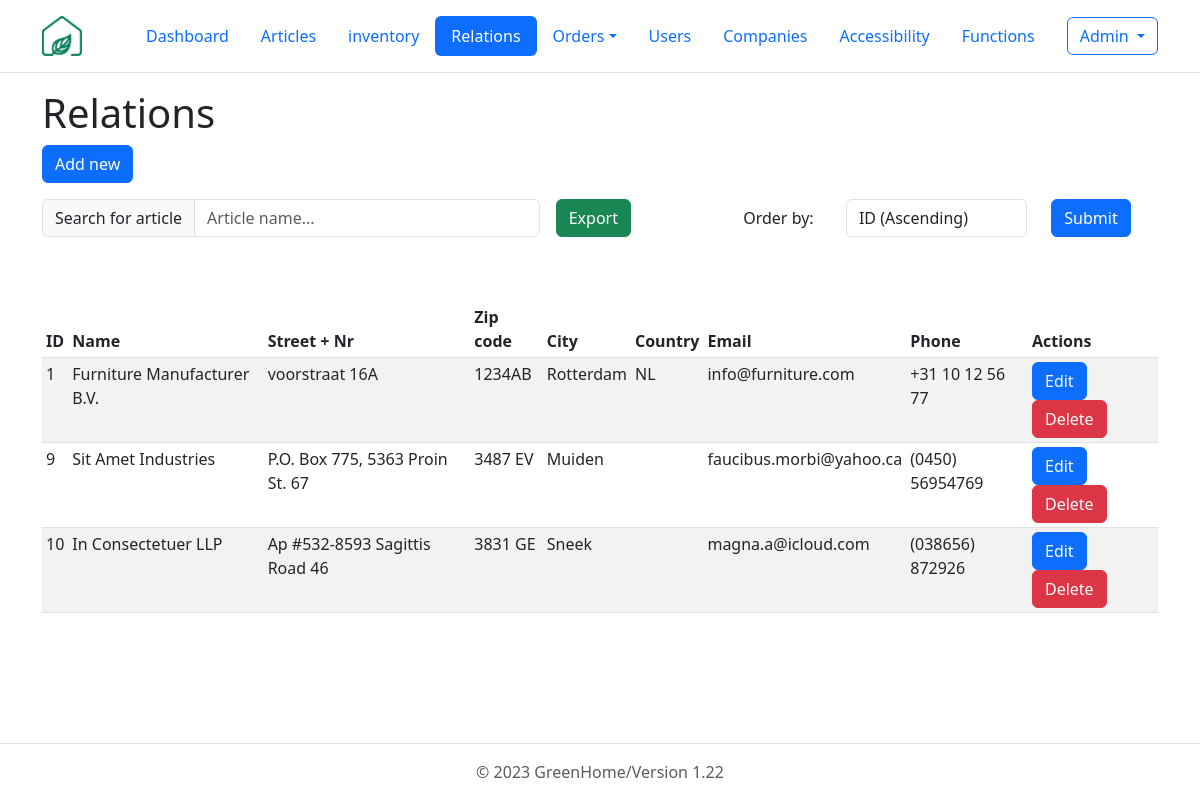
Screenshot of /php/relations/GUI_relations.php (signed in) with the database file from the repository.
### tables this page shows
CREATE TABLE relations (
  id int(10) NOT NULL, 
  name varchar(255) NOT NULL, 
  street varchar(255) NOT NULL, 
  house_nr varchar(10), 
  zip_code varchar(50) NOT NULL, 
  city varchar(255) NOT NULL, 
  country_code char(2) NOT NULL, 
  email_adress varchar(255) NOT NULL, 
  phone_number varchar(22) NOT NULL 
);

### php/relations/GUI_relations.php (the view, shortened to what this page needs)
<?php
require_once '../include/db_connect.php';
?>
<!DOCTYPE html>
<html lang="en" class="h-100" data-bs-theme="light">
<head>
  <link href="https://cdn.jsdelivr.net/npm/bootstrap@5.3.0-alpha1/dist/css/bootstrap.min.css" rel="stylesheet">
</head>
<body class="d-flex flex-column h-100">
  <header class="p-3 mb-3 border-bottom">
    <div class="container">
      <div class="d-flex flex-wrap align-items-center justify-content-center justify-content-lg-start">
        <a href="../../dashboard.php" class="d-flex align-items-center mb-2 mb-lg-0 text-dark text-decoration-none me-5">
          <img src="../../images/logo.png" alt="company logo" srcset="" width="40" height="40">
        </a>
        <ul class="nav col-12 col-lg-auto me-lg-auto mb-2 justify-content-center mb-md-0 nav-pills">
          <li class="nav-item"><a href="../../dashboard.php" class="nav-link">Dashboard</a></li>
          <li class="nav-item"><a href="../articles/GUI_articles.php" class="nav-link" >Articles</a></li>
          <li class="nav-item"><a href="../stock/GUI_stock.php" class="nav-link" aria-current="page" >inventory</a></li>
          <li class="nav-item"><a href="../relations/GUI_relations.php" class="nav-link active" aria-current="page" >Relations</a></li>
          <li class="nav-item dropdown">
            <a class="nav-link dropdown-toggle" data-bs-toggle="dropdown" href="#" role="button" aria-expanded="false">Orders</a>
          </li>
          <li class="nav-item"><a href="../users/GUI_users.php" class="nav-link">Users</a></li>
          <li class="nav-item "><a class="nav-link" href="../companies/GUI_companies.php">Companies</a></li>
          <li class="nav-item "><a class="nav-link" href="../accessibilities/GUI_accessibilities.php">Accessibility</a></li>
          <li class="nav-item "><a  href="../functions/GUI_functions.php" class="nav-link">Functions</a></li>
        </ul>
        <?php
          if(isset($_SESSION['user_id'])):?>
            <div class='dropdown text-end'>
              <button class="btn btn-outline-primary dropdown-toggle" type="button" data-bs-toggle="dropdown" aria-expanded="false">
              <?=$_SESSION['user_name']?>
              </button>
            </div>
          <?php else :?>
            <div class='nav-item ml-auto'>
            <a href='../users/GUI_login.php' class='btn btn-outline-primary'>Login</a>
            </div>
          <?php endif;?>
      </div>
    </div>
  </header>
  <div class="container">
    <h1>Relations</h1>
    <button class='btn btn-primary' data-bs-toggle='modal' data-bs-target='#newRelationModal'>Add new</button>
  </div>
  <div class="container">
    <div class="d-flex align-items-center mb-5">
      <div class="input-group my-3 me-3">
        <span class="input-group-text" id="tableSearchBar">Search for article</span>
        <input type="text" class="form-control" id="searchInput" placeholder="Article name..." aria-label="articlename" aria-describedby="tableSearchBar" onkeyup="tableSearch()">
      </div>
      <a href="../include/exportData.php?report=exportRelations" class="btn btn-success my-3">Export</a>
      <div class="container d-flex align-items-center justify-content-end my-3 me-3">
      <form method="get">
        <div class="form-group row align-items-center">
          <label for="order_by" class="col-sm-3 col-form-label">Order by:</label>
          <div class="col-sm-6">
            <select class="form-control" id="order_by" name="order_by">
              <option value="id_asc">ID (Ascending)</option>
            </select>
          </div>
          <div class="col-sm-3">
            <button type="submit" class="btn btn-primary">Submit</button>
          </div>
        </div>
      </form>
    </div>
    </div>
    <table class="table table-striped table-sm" id="table">
      <thead>
        <tr>
          <th>ID</th>
          <th>Name</th>
          <th>Street + Nr</th>
          <th>Zip code</th>
          <th>City</th>
          <th>Country</th>
          <th>Email</th>
          <th>Phone</th>
          <th>Actions</th>
        </tr>
      </thead>
      <tbody>
      <?php
      $records_per_page = 25;
      $current_page = isset($_GET['page']) && is_numeric($_GET['page']) ? (int)$_GET['page'] : 1;
      $offset = ($current_page - 1) * $records_per_page;
      if(isset($_GET["order_by"])){
        $get_order_by = $_GET["order_by"];
        switch($get_order_by) {
          case "country_code_asc":
            $order_by = "country_code ASC";
            break;
          case "country_code_desc":
            $order_by = "country_code DESC";
            break;
          case "id_asc":
            $order_by = "id ASC";
            break;
          case "id_desc":
            $order_by = "id DESC";
            break;
          default:
            $order_by = "id ASC";
        }
      } else {
        $order_by = "id ASC";
      }
      $sql = "SELECT `id`, `name`, CONCAT(street, ' ', house_nr) AS 'address', `zip_code`, `city`, `country_code`, `email_adress`, `phone_number` FROM `relations`
      ORDER BY $order_by
      LIMIT $records_per_page
      OFFSET $offset;";
      $result = $connection->query($sql);
      while($row = $result->fetch_assoc()) {
        echo "<tr>
        <td>$row[id]</td>
        <td>$row[name]</td>
        <td>$row[address]</td>
        <td>$row[zip_code]</td>
        <td>$row[city]</td>
        <td>$row[country_code]</td>
        <td>$row[email_adress]</td>
        <td>$row[phone_number]</td>
        <td>
        <a class='btn btn-primary' href='GUI_relationEditor.php?id=$row[id]'>Edit</a>
        <a class='btn btn-danger' href='controller_relation.php?action=delete&id=$row[id]'>Delete</a>
        </td>
        </tr>";
      }
      ?>
      </tbody>
    </table>
  </div>
</body>
<?php
  require_once '..\include\footer.php'?>
</html>

### rows the page displays
relations: id "1", name "Furniture Manufacturer B.V.", row "voorstraat 16A", zip_code "1234AB", city "Rotterdam", country_code "NL", email_adress "info@furniture.com", phone_number "+31 10 12 56 77"
relations: id "9", name "Sit Amet Industries", row "P.O. Box 775, 5363 Proin St. 67", zip_code "3487 EV", city "Muiden", email_adress "faucibus.morbi@yahoo.ca", phone_number "(0450) 56954769"
relations: id "10", name "In Consectetuer LLP", row "Ap #532-8593 Sagittis Road 46", zip_code "3831 GE", city "Sneek", email_adress "magna.a@icloud.com", phone_number "(038656) 872926"

### other values shown
$_SESSION['user_name'] "Admin"
